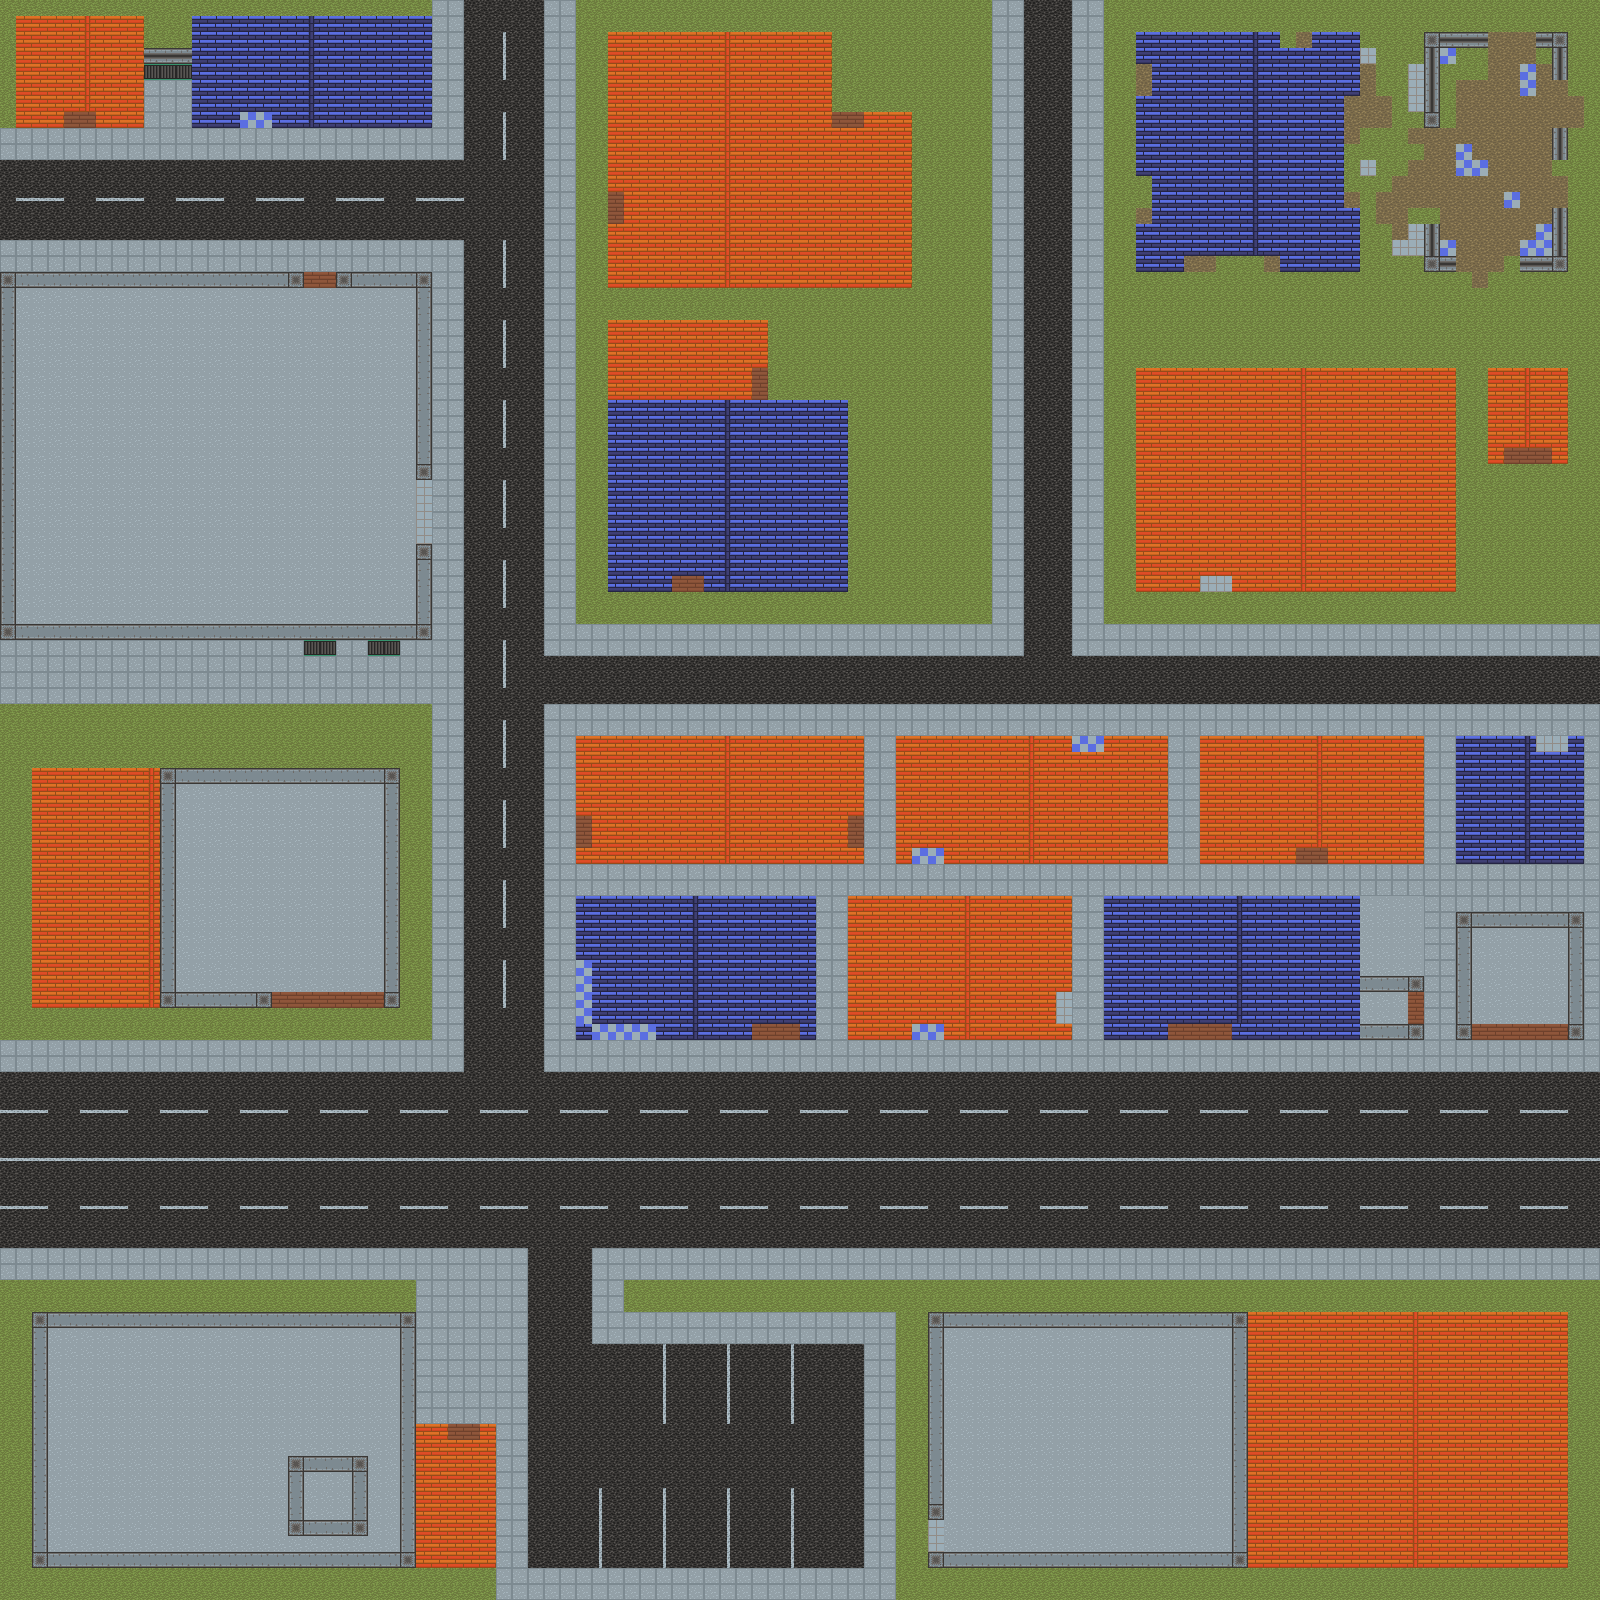

A 2D game scene composited from a Tiled map and its tileset images. What follows is a short description and the map's XML, with each tile layer's data collapsed to a summary:
An orthogonal 100x100 tile map with 16x16 px tiles, 3 tile layers (ground, wall, roof).

<map version="1.2" tiledversion="1.3.4" orientation="orthogonal" renderorder="right-down" width="100" height="100" tilewidth="16" tileheight="16" infinite="0" nextlayerid="4" nextobjectid="1">
 <tileset firstgid="1" source="tileset_test01.tsx" />
 <layer id="1" name="ground" width="100" height="100">
  <data>[10000 cells, 10000 non-empty, 10 distinct tile ids]</data>
 </layer>
 <layer id="2" name="wall" width="100" height="100" locked="1">
  <data>[10000 cells, 1343 non-empty, 5 distinct tile ids]</data>
 </layer>
 <layer id="3" name="roof" width="100" height="100">
  <data>[10000 cells, 4073 non-empty, 8 distinct tile ids]</data>
 </layer>
</map>
